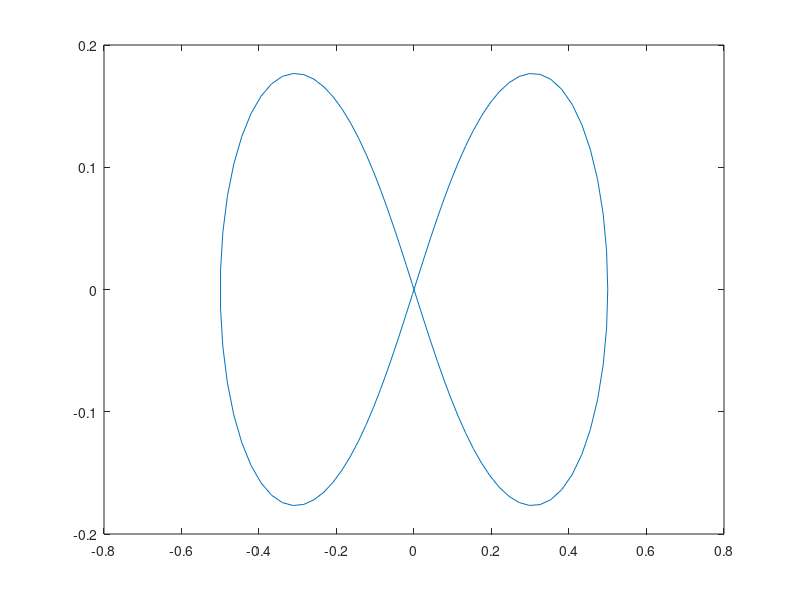

This chart was generated by the following MATLAB code:
A = 0.5/sqrt(2);

STEPS = 100;
ts = linspace(0, 2*pi, STEPS);

xs = zeros(1, STEPS);
ys = zeros(1, STEPS);

i = 1;
for t = ts
    xs(i) = (A*sqrt(2)*cos(t))/((sin(t)^2)+1);
    ys(i) = (A*(sqrt(2))*cos(t)*sin(t))/(((sin(t)^2)+1));
    i = i+1;
end

plot(xs, ys);